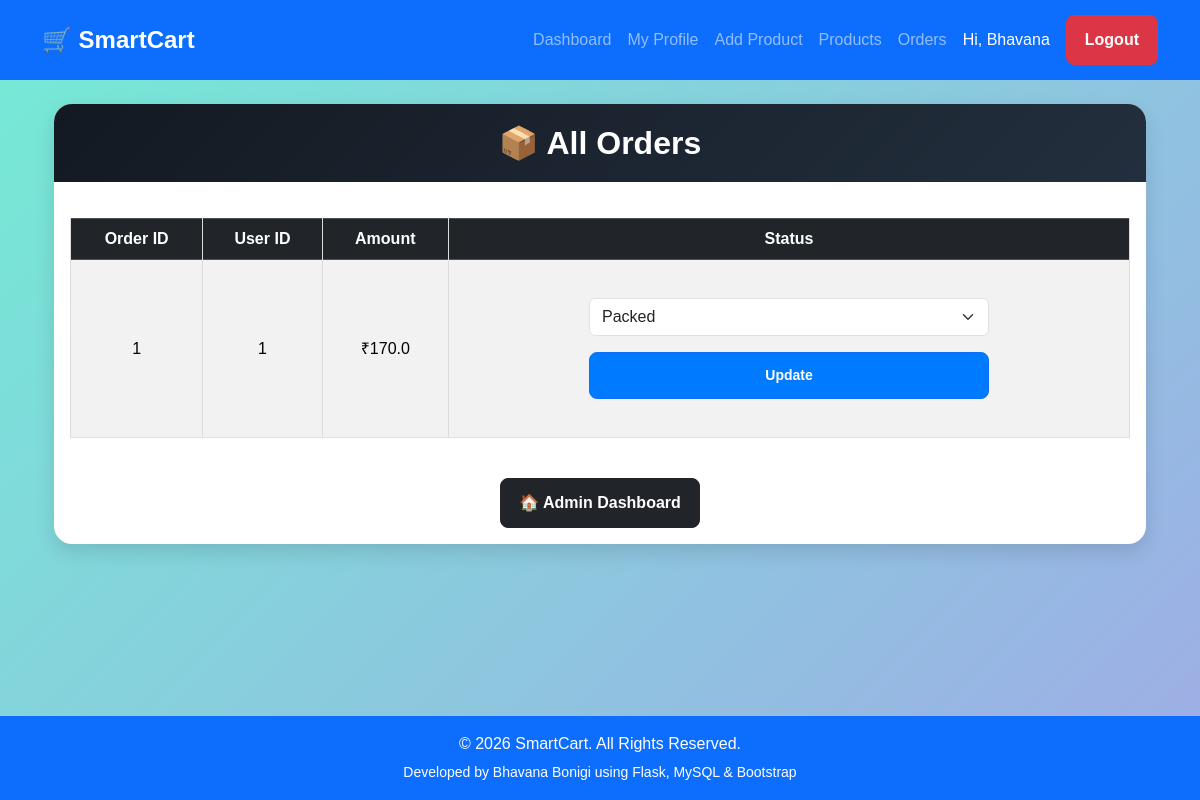
/admin/orders (signed in), run on the app's committed database.
### tables this page shows
CREATE TABLE orders (
    order_id INTEGER PRIMARY KEY AUTOINCREMENT,
    user_id INTEGER NOT NULL,
    razorpay_order_id TEXT,
    razorpay_payment_id TEXT,
    amount REAL,
    payment_status TEXT,
    created_at TIMESTAMP DEFAULT CURRENT_TIMESTAMP,
    status TEXT DEFAULT 'To Be Packed',
    shipping_address TEXT,
    FOREIGN KEY(user_id) REFERENCES users(user_id)
);

### app.py (the view)
@app.route('/admin/orders')
def admin_orders():
    if 'admin_id' not in session:
        flash("Please login!", "danger")
        return redirect('/admin-login')
    conn = get_db_connection()
    cursor = conn.cursor()
    cursor.execute("""
        SELECT *
        FROM orders
        ORDER BY order_id DESC
    """)
    orders = cursor.fetchall()
    cursor.close()
    conn.close()
    return render_template(
        'admin/orders.html',
        orders=orders
    )

### database.py (called while the page is built)
def get_db_connection():
    conn = sqlite3.connect("smartcart.db")
    conn.row_factory = sqlite3.Row
    return conn

### templates/admin/orders.html (shortened to what this page needs)
{% extends 'base.html' %}
{% block content %}
<div class="container mt-4">
    <div class="card orders-card">
        <div class="orders-header">
            <h2>
                📦 All Orders
            </h2>
        </div>
        <div class="card-body">
            <div class="table-responsive">
                <table class="table table-bordered table-striped align-middle">
                    <thead class="table-dark">
                        <tr>
                            <th>Order ID</th>
                            <th>User ID</th>
                            <th>Amount</th>
                            <th>Status</th>
                        </tr>
                    </thead>
                    <tbody>
                        {% for order in orders %}
                        <tr>
                            <td>
                                {{ order.order_id }}
                            </td>
                            <td>
                                {{ order.user_id }}
                            </td>
                            <td>
                                ₹{{ order.amount }}
                            </td>
                            <td>
                                <form method="POST"
                                      action="/admin/update-order-status/{{ order.order_id }}">
                                    <select name="status"
                                            class="form-select">
                                        <option value="Packed"
                                        {% if order.status == 'Packed' %}selected{% endif %}>
                                            Packed
                                        </option>
                                    </select>
                                    <button type="submit"
                                            class="btn btn-primary btn-sm mt-2 update-btn">
                                        Update
                                    </button>
                                </form>
                            </td>
                        </tr>
                        {% endfor %}
                    </tbody>
                </table>
            </div>
            <div class="text-center mt-4">
                <a href="/admin-dashboard"
                   class="btn btn-dark">
                    🏠 Admin Dashboard
                </a>
            </div>
        </div>
    </div>
</div>
{% endblock %}

### static/style.css (style rules this page uses)
html, body { height:100%; margin:0; padding:0; }
body { font-family: Arial, sans-serif; background: linear-gradient(135deg, #74ebd5, #9face6); min-height:100vh; display:flex; flex-direction:column; }
h1,h2,h3 { text-align:center; color:#2c3e50; margin-top:20px; }
form { width:400px; margin:30px auto; }
input, select, textarea { width:100%; padding:12px; margin:8px 0; border:1px solid #ccc; border-radius:8px; box-sizing:border-box; }
button { width:100%; padding:12px; border:none; border-radius:8px; background:#28a745; color:white; cursor:pointer; font-size:16px; font-weight:bold; }
a { text-decoration:none; font-weight:bold; }
.btn { display:inline-block; text-align:center; padding:12px 18px; color:white; border-radius:8px; font-weight:bold; }
.btn-primary { background:#007bff; }
table { width:100%; border-collapse:collapse; background:white; margin:20px 0; }
th, td { border:1px solid #ddd; padding:12px; text-align:center; }
th { background:#198754; color:white; }

### templates/base.html (style rules this page uses)
html,body { height:100%; }
body { display:flex; flex-direction:column; min-height:100vh; }

### templates/admin/orders.html (style rules this page uses)
.orders-card { border:none; border-radius:18px; overflow:hidden; box-shadow:0 8px 20px rgba(0,0,0,0.12); }
.orders-header { background:linear-gradient(135deg,#131921,#232f3e); padding:20px; text-align:center; }
.orders-header h2 { color:white; margin:0; font-weight:700; }
.update-btn { width:100%; }

### data on the page
orders: order_id "1", user_id "1", amount "170.0", status "Packed"

### other printed values
{{ session.get('admin_name') }} "Bhavana"
